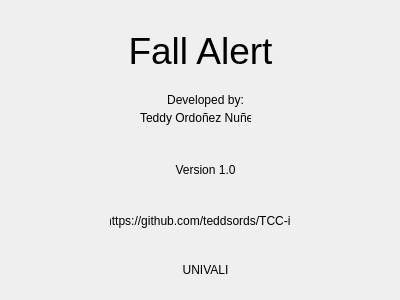
<?xml version="1.0" encoding="UTF-8"?>
<ui version="4.0">
 <class>credits_Dialog</class>
 <widget class="QDialog" name="credits_Dialog">
  <property name="geometry">
   <rect>
    <x>0</x>
    <y>0</y>
    <width>400</width>
    <height>300</height>
   </rect>
  </property>
  <property name="windowTitle">
   <string>Credits</string>
  </property>
  <widget class="QLabel" name="label">
   <property name="geometry">
    <rect>
     <x>100</x>
     <y>20</y>
     <width>201</width>
     <height>61</height>
    </rect>
   </property>
   <property name="font">
    <font>
     <pointsize>28</pointsize>
    </font>
   </property>
   <property name="text">
    <string>Fall Alert</string>
   </property>
   <property name="alignment">
    <set>Qt::AlignCenter</set>
   </property>
  </widget>
  <widget class="QLabel" name="label_2">
   <property name="geometry">
    <rect>
     <x>160</x>
     <y>90</y>
     <width>91</width>
     <height>20</height>
    </rect>
   </property>
   <property name="text">
    <string>Developed by:</string>
   </property>
   <property name="alignment">
    <set>Qt::AlignCenter</set>
   </property>
  </widget>
  <widget class="QLabel" name="label_3">
   <property name="geometry">
    <rect>
     <x>140</x>
     <y>110</y>
     <width>111</width>
     <height>16</height>
    </rect>
   </property>
   <property name="text">
    <string>Teddy Ordoñez Nuñez</string>
   </property>
  </widget>
  <widget class="QLabel" name="label_4">
   <property name="geometry">
    <rect>
     <x>160</x>
     <y>160</y>
     <width>91</width>
     <height>20</height>
    </rect>
   </property>
   <property name="text">
    <string>Version 1.0</string>
   </property>
   <property name="alignment">
    <set>Qt::AlignCenter</set>
   </property>
  </widget>
  <widget class="QLabel" name="label_5">
   <property name="geometry">
    <rect>
     <x>160</x>
     <y>260</y>
     <width>91</width>
     <height>20</height>
    </rect>
   </property>
   <property name="text">
    <string>UNIVALI</string>
   </property>
   <property name="alignment">
    <set>Qt::AlignCenter</set>
   </property>
  </widget>
  <widget class="QLabel" name="label_6">
   <property name="geometry">
    <rect>
     <x>110</x>
     <y>200</y>
     <width>181</width>
     <height>41</height>
    </rect>
   </property>
   <property name="text">
    <string>https://github.com/teddsords/TCC-iii</string>
   </property>
   <property name="alignment">
    <set>Qt::AlignCenter</set>
   </property>
  </widget>
 </widget>
 <resources/>
 <connections/>
</ui>
